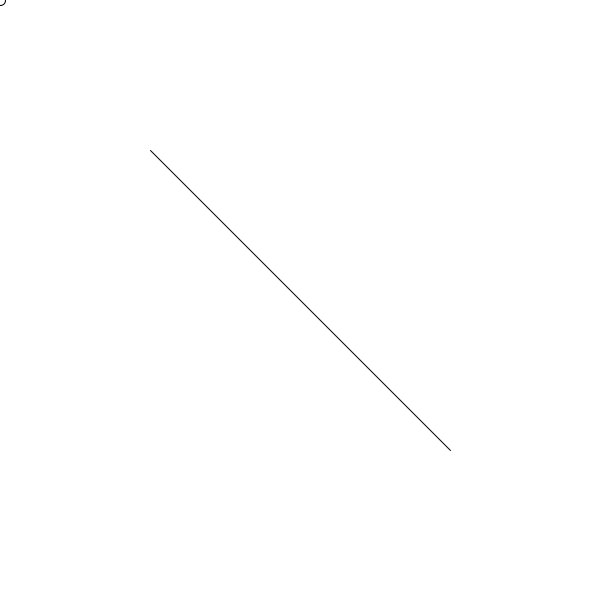
Frame 1 (no input)
Frame 60 (the mouse pressed at the canvas centre just before this capture): identical to frame 1, image omitted
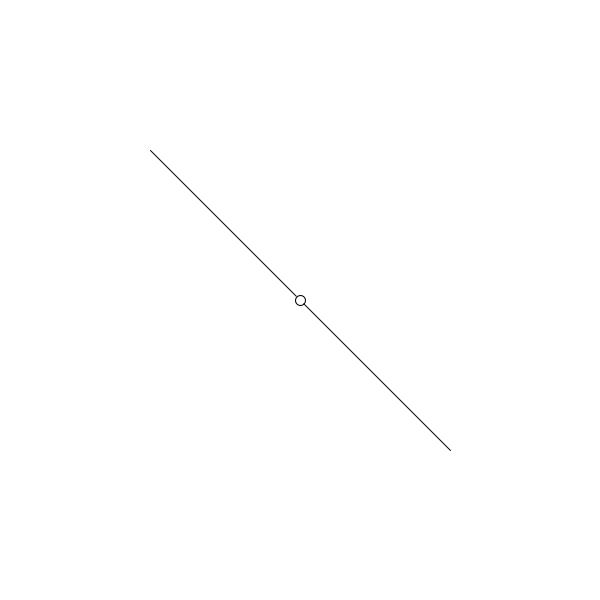
Frame 120 (the mouse held since frame 60 and released just before this capture)

The Processing sketch that drew these frames (run headless with seeded random() and noise(); from frame 60 on, the mouse is pressed at the canvas centre):

// Processing sketch: processing_107041
// ── processing_107041.pde

PVector p0, p1;
void setup()
{
 
  size( 600,600 );
  p0 = new PVector( width * .5 - width * .25, height * .5 - height * .25 );
  p1 = new PVector( width * .5 + width * .25, height * .5 + height * .25 );
  
  
}

void draw()
{
  
  
  background( 0xFF );
  line( p0.x, p0.y, p1.x, p1.y );
  
  PVector m = new PVector( mouseX, mouseY );
  PVector pp = project( m, p0, p1 );
  ellipse( pp.x, pp.y, 10,10 );
  
  
}

PVector project( PVector p, PVector a, PVector b )
{
  return project( p, a, b, false );
}

PVector project( PVector p, PVector a, PVector b, Boolean asSegment )
{
  
  float A = p.x - a.x;
  float B = p.y - a.y;
  float C = b.x - a.x;
  float D = b.y - a.y;
  
  float dot = A * C + B * D;
  float len = C * C + D * D;
  float t = dot / len;
  
  if( asSegment )
  {
    if( t < 0 ) return a;
    if( t > 1 ) return b;
  }
  return new PVector( a.x + t * C, a.y + t * D );
  
}
